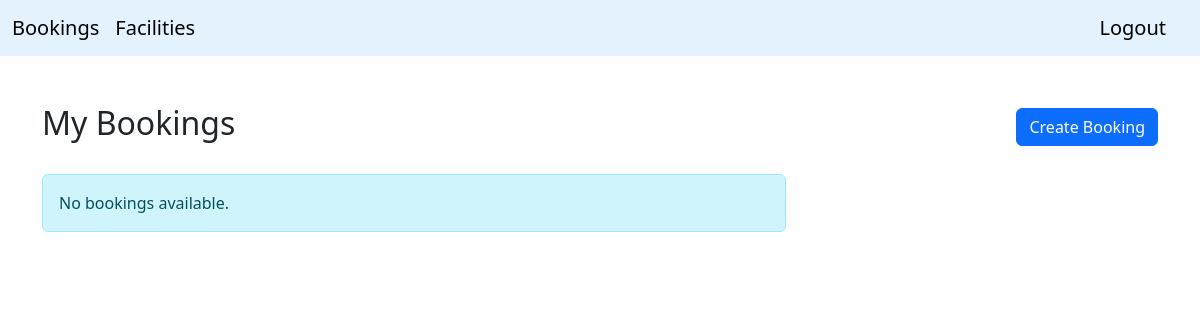
Page /bookings/ (signed in) on the earlier database version.
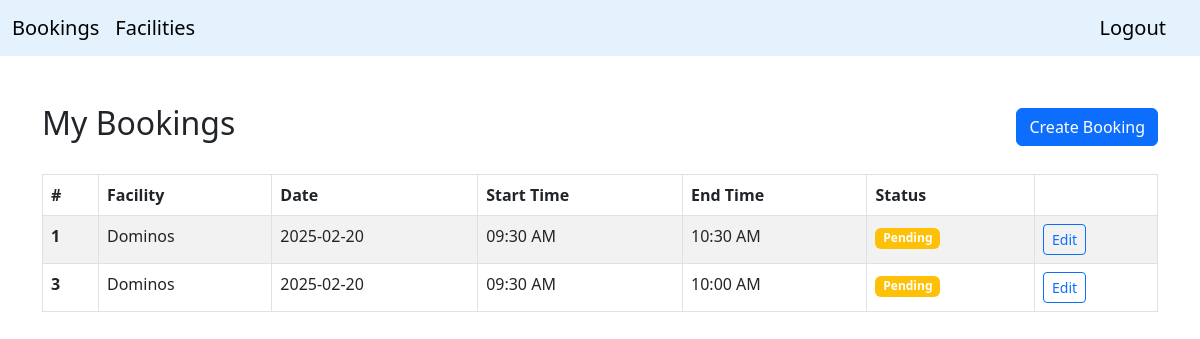
Same page on the later database version.
### quickbook/models.py (models this page shows, shortened)
class Booking(models.Model):
    STATUS_CHOICES = [
        ('pending', 'Pending'),
        ('confirmed', 'Confirmed'),
        ('cancelled', 'Cancelled'),
    ]
    user = models.ForeignKey(
        User,
        on_delete=models.CASCADE,
        related_name="bookings")
    facility = models.ForeignKey(
        Facility,
        on_delete=models.CASCADE,
        related_name="bookings")
    date = models.DateField()
    start_time = models.TimeField()
    end_time = models.TimeField()
    status = models.CharField(
        max_length=10,
        choices=STATUS_CHOICES,
        default='pending')
    created_at = models.DateTimeField(auto_now_add=True)
    updated_at = models.DateTimeField(auto_now=True)

class Facility(models.Model):
    name = models.CharField(max_length=100, unique=True, db_index=True)
    location = models.CharField(max_length=100, db_index=True)
    capacity = models.PositiveIntegerField()
    created_at = models.DateTimeField(auto_now_add=True)
    updated_at = models.DateTimeField(auto_now=True)

### quickbook/views.py (the view)
# urls.py: path('bookings/', BookingsView.as_view(), name='bookings-list'),
class BookingsView(LoginRequiredMixin, ListView):
    model = Booking
    template_name = 'quickbook/bookings/list.html'
    context_object_name = 'bookings'
    def get_queryset(self):
        return self.model.objects.filter(
            user=self.request.user).order_by(
            '-date', '-start_time')

### quickbook/templates/quickbook/bookings/list.html (shortened to what this page needs)
{% extends 'quickbook/base.html' %}
{% load static %}
{% block content %}
<div class="container my-5">
    <div class="d-flex justify-content-between align-items-center mb-4">
        <h2>My Bookings</h2>
        <a href="{% url 'quickbook:bookings-create' %}" class="btn btn-primary">Create Booking</a>
    </div>
    {% if bookings %}
        <table class="table table-striped table-bordered">
            <thead>
                <tr>
                    <th scope="col">#</th>
                    <th scope="col">Facility</th>
                    <th scope="col">Date</th>
                    <th scope="col">Start Time</th>
                    <th scope="col">End Time</th>
                    <th scope="col">Status</th>
                    <th></th>
                </tr>
            </thead>
            <tbody>
                {% for booking in bookings %}
                <tr>
                    <th scope="row">{{ booking.id }}</th>
                    <td>{{ booking.facility.name }}</td>
                    <td>{{ booking.date|date:"Y-m-d" }}</td>
                    <td>{{ booking.start_time|time:"H:i A" }}</td>
                    <td>{{ booking.end_time|time:"H:i A" }}</td>
                    <td>
                        <span class="badge
                            {% if booking.status == 'confirmed' %}bg-success
                            {% elif booking.status == 'pending' %}bg-warning
                            {% else %}bg-danger
                            {% endif %}">
                            {{ booking.status|capfirst }}
                        </span>
                    </td>
                    <td>
                        {% if booking.status != 'cancelled' %}
                            <a href="{% url 'quickbook:bookings-update' booking.id %}" class="btn btn-sm btn-outline-primary">
                                Edit
                            </a>
                        {% endif %}
                    </td>
                </tr>
                {% endfor %}
            </tbody>
        </table>
    {% else %}
        <div class="alert alert-info col-md-8" role="alert">
            No bookings available.
        </div>
    {% endif %}
</div>
{% endblock %}

### quickbook/templates/quickbook/base.html (shortened to what this page needs)
{% load static %}
<!DOCTYPE html>
<html lang="en">
<head>
    <link rel="stylesheet" href="https://cdn.jsdelivr.net/npm/bootstrap@5.3.0/dist/css/bootstrap.min.css">
    <link rel="stylesheet" href="{% static 'quickbook/css/styles.css' %}">
</head>
<body>
    <nav class="navbar navbar-expand-lg" style="background-color: #e3f2fd;">
        <div class="container-fluid">
            <div class="navbar-nav">
                <a class="navbar-brand" href="{% url 'quickbook:bookings-list' %}">Bookings</a>
                <a class="navbar-brand" href="{% url 'quickbook:facilities-list' %}">Facilities</a>
            </div>
            <div class="navbar-nav ms-auto">
                <form id="logout-form" method="post" action="{% url 'authbase:logout' %}">
                    <button type="submit" class="navbar-brand" style="border: none; background: none; cursor: pointer;">
                        Logout
                    </button>
                </form>
            </div>
        </div>
    </nav>
    <main>
        {% block content %}{% endblock %}
    </main>
</body>
</html>

Differences in the rows shown:
added Booking: id "1", facility.name "Dominos", date "2025-02-20", start_time "09:30 AM", end_time "10:30 AM", status "Pending", shows "Edit"
added Booking: id "3", facility.name "Dominos", date "2025-02-20", start_time "09:30 AM", end_time "10:00 AM", status "Pending", shows "Edit"
Other differences:
text no longer shown: "No bookings available."
text now shown: "# Facility Date Start Time End Time Status"
